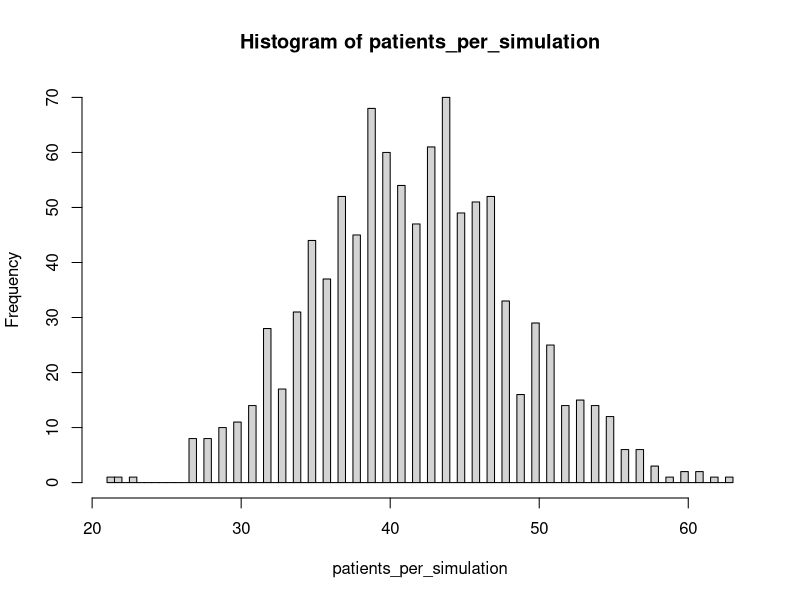
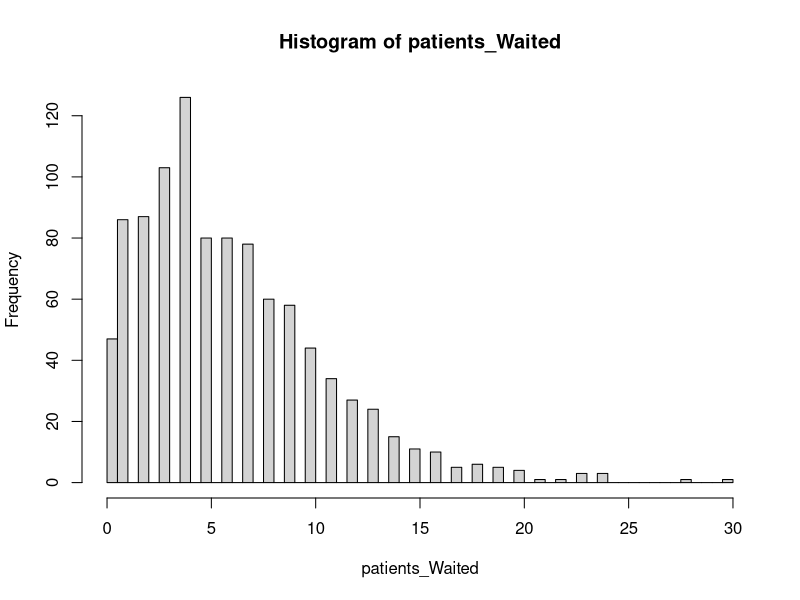
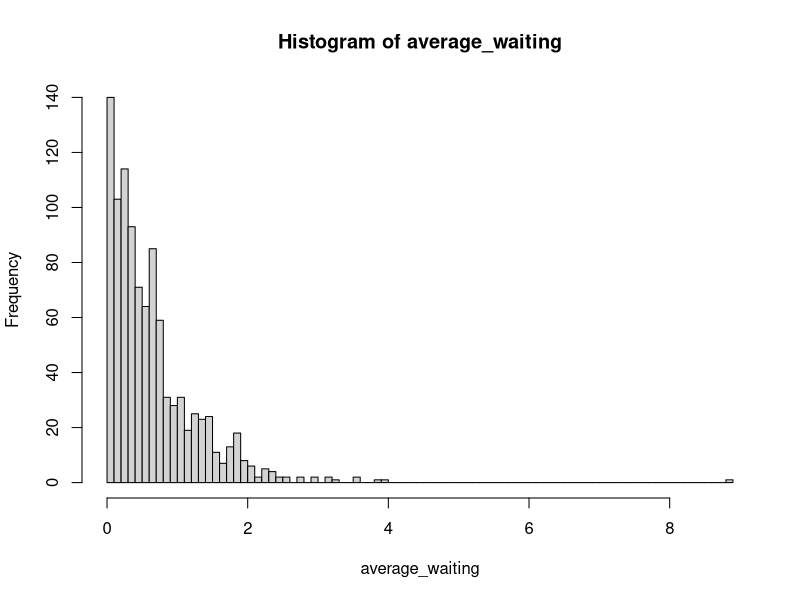
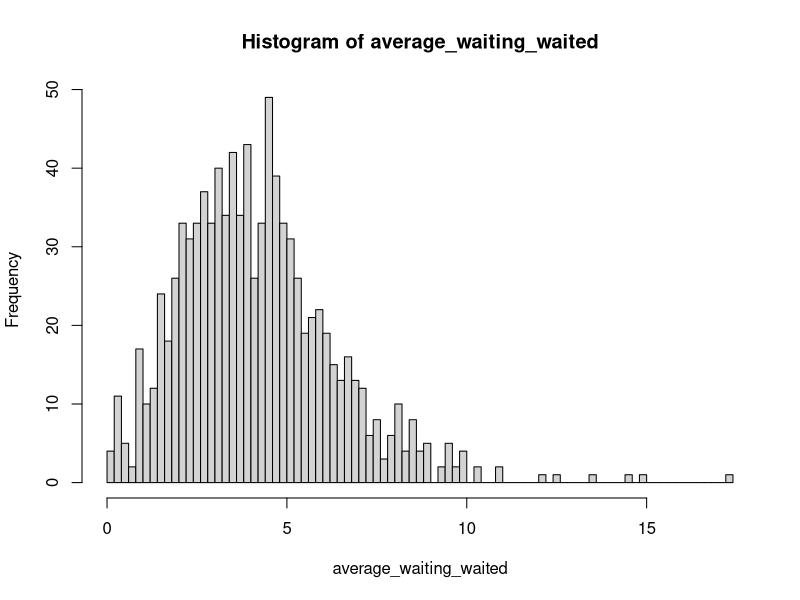
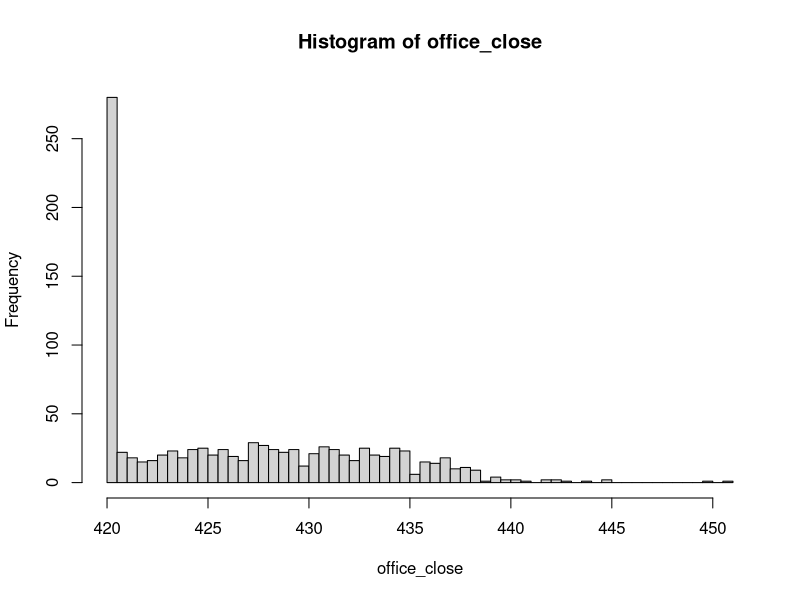

Write R code to recreate these figures, in order.
last_patient_time=0 #initially setting the time of the last patient as 0
patient_count=0 #initializing the patient count to 0
closing_time=420 # the closing time of office i.e(7*60)
total_wait=0 #total waiting time
waited=0 #number of patients who waited 
doc_gets_free=c(0,0,0) #vector to store the time at what time the doctor gets free
#loop until the patient enters after 420 minutes from the opening i.e before 4PM
while(TRUE){
  rn_exp <- rexp(1, 1/10) #generating a random exponential number to decide a patients arrival time
  last_patient_time<-last_patient_time+rn_exp #adjusting the last patient entry time by adding the exponetial value
  #checking if the arrival time of last patient is after 4pm
  if(closing_time<last_patient_time){ 
    break #breaking out of the while loop
  }
  patient_count=patient_count+1 #increment the patient_count for the particular simulation
  next_available_doc=min(doc_gets_free) #choosing the doctor with the minimum remaining time to get free
  #time for patient waits is either 0, in case of no wait
  #or the difference between the next available doctors time and patients arrival time 
  waitTime=max(0,next_available_doc-last_patient_time) 
  total_wait=total_wait+waitTime #adding the wait time to total wait for the simulation
  #looping for each of the three doctors 
  for(doc in 1:length(doc_gets_free)){
    # checking for the next available doctor
    if(doc_gets_free[doc]==next_available_doc){
      consultTime=runif(1, min = 5, max = 20)  #generating random uniform number as the consultation time
      #checking if the patient had to wait 
      if(waitTime>0){
        waited=waited+1 #increment the waited counter by 1 for the simulation 
        doc_gets_free[doc]=next_available_doc+consultTime #updating the doc_gets_free vector by adding the time in which doc will get free
      }
      #if patient didn't had to wait
      else{
        doc_gets_free[doc]=last_patient_time+consultTime #updating the doc_gets_free vector by adding the consult time to last patients time
        break #breaking out of the for loop
      } 
    }
    
  }
  
}
patient_count #total number of patients
waited #total number of patients who had to wait
total_wait/patient_count #average waiting time for patients
total_wait/waited #average waiting time for patients who waited
max(doc_gets_free,closing_time) #time at which the office closes



##Question 1(b)


patients_per_simulation=c() #stores the total number of patients for each simulation.
patients_Waited=c() #vector to store the number of patients who waited. 
average_waiting=c() #vector to store the average waiting time per patient.
average_waiting_waited=c() #vector to store the average waiting time per patient.
office_close=c() #vector to store the time at which the office closed
#looping 1000 times for 1000 simulations
for(i in 1:1000){
  #the value of these variables are reinitialized for each simulation
  last_patient_time=0 #initially setting the time of the last patient as 0
  patient_count=0 #initializing the patient count to 0
  closing_time=420 # the closing time of office i.e(7*60)
  total_wait=0 #total waiting time
  waited=0 #number of patients who waited 
  doc_gets_free=c(0,0,0) #vector to store the time at what time the doctor gets free
  #loop until the patient enters after 420 minutes from the opening i.e before 4PM
  while(TRUE){
    rn_exp <- rexp(1, 1/10) #generating a random exponential number to decide a patients arrival time
    last_patient_time<-last_patient_time+rn_exp #adjusting the last patient entry time by adding the exponetial value
    #checking if the arrival time of last patient is after 4pm
    if(closing_time<last_patient_time){ 
      break #breaking out of the while loop
    }
    patient_count=patient_count+1 #increment the patient_count for the particular simulation
    next_available_doc=min(doc_gets_free) #choosing the doctor with the minimum remaining time to get free
    #time for patient waits is either 0, in case of no wait
    #or the difference between the next available doctors time and patients arrival time 
    waitTime=max(0,next_available_doc-last_patient_time) 
    total_wait=total_wait+waitTime #adding the wait time to total wait for the simulation
    #looping for each of the three doctors 
    for(doc in 1:length(doc_gets_free)){
      # checking for the next available doctor
      if(doc_gets_free[doc]==next_available_doc){
        consultTime=runif(1, min = 5, max = 20)  #generating random uniform number as the consultation time
        #checking if the patient had to wait 
        if(waitTime>0){
          waited=waited+1 #increment the waited counter by 1 for the simulation 
          doc_gets_free[doc]=next_available_doc+consultTime #updating the doc_gets_free vector by adding the time in which doc will get free
        }
        #if patient didn't had to wait
        else{
          doc_gets_free[doc]=last_patient_time+consultTime #updating the doc_gets_free vector by adding the consult time to last patients time
          break #breaking out of the for loop
        } 
      }
      
    }
    
  }
  
  patients_per_simulation[i]=patient_count #storing the total number of patients for the simulation in vector
  average_waiting[i]=total_wait/patient_count #storing the average waiting time for patients for the simulation in vector
  average_waiting_waited[i]=total_wait/waited #storing the average waiting time for patients for the simulation in vector
  patients_Waited[i]=waited #storing the total number of patients who had to wait for the simulation in vector
  office_close[i]=max(doc_gets_free,closing_time) #storing the time at which the office closes for the simulation in vector
}
median=1000/2 #to get the median values for the 
#sorting the vectors from lowest to highest
patients_per_simulation=sort(patients_per_simulation) 
average_waiting=sort(average_waiting)
average_waiting_waited=sort(average_waiting_waited)
patients_Waited=sort(patients_Waited)
office_close=sort(office_close)
#getting the median values
patients_per_simulation[median] #median value for patient count
patients_Waited[median] #median value for number of patients who waited
average_waiting[median] # median value for average waiting time per patient
average_waiting_waited[median] # median value for average waiting time per patient who waited
office_close[median] #median value for office closing time
#plotting the histograms for the sorted vectors
hist(patients_per_simulation,breaks = 100)
hist(patients_Waited,breaks = 100)
hist(average_waiting,breaks = 100)
hist(average_waiting_waited,breaks = 100)
hist(office_close,breaks = 100)


